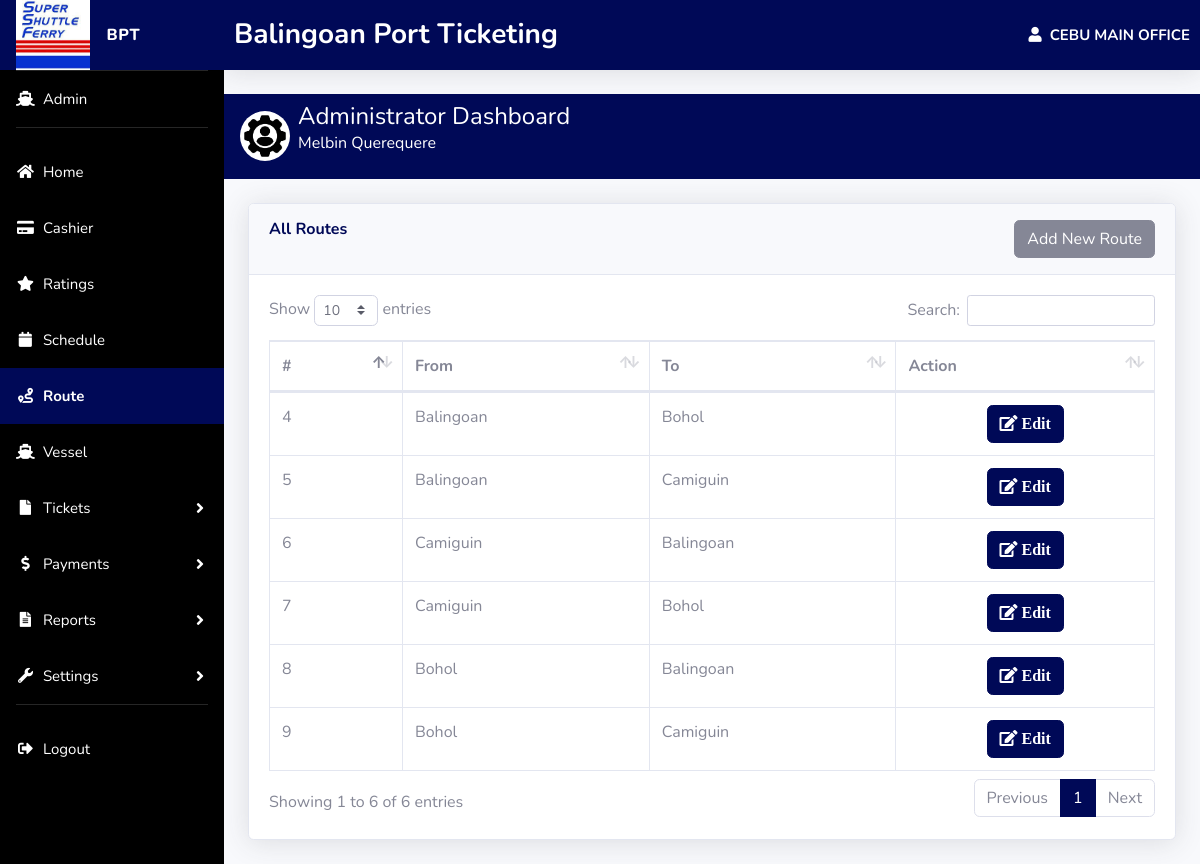
Screenshot of /admin/route.php (signed in) with the database file from the repository.
### tables this page shows
CREATE TABLE `systeminfo` (
  `systeminfo_id` int(10) NOT NULL,
  `systeminfo_name` varchar(100) NOT NULL,
  `systeminfo_shortname` varchar(100) NOT NULL,
  `systeminfo_icon` varchar(100) DEFAULT NULL
);

CREATE TABLE `routes` (
  `route_id` int(10) NOT NULL,
  `route_from` varchar(100) NOT NULL,
  `route_to` varchar(100) NOT NULL
);

CREATE TABLE `ports` (
  `port_id` int(10) NOT NULL,
  `port_name` varchar(100) NOT NULL,
  `port_location` varchar(100) NOT NULL,
  `port_status` int(1) NOT NULL DEFAULT 1
);

### admin/route.php (the view, shortened to what this page needs)
<?php
include '../connection/database.php';
$route_query = "SELECT r.route_id, r.route_from, r.route_to,
                       p_from.port_name AS from_port, p_to.port_name AS to_port
                FROM routes r
                JOIN ports p_from ON r.route_from = p_from.port_id
                JOIN ports p_to ON r.route_to = p_to.port_id";
$route_stmt = $conn->query($route_query);
$routes = $route_stmt->fetchAll(PDO::FETCH_ASSOC);
?>
<?php include 'header.php' ?>
<div class="container-fluid">
    <div class="card shadow mb-4">
        <div class="card-header py-3 d-flex justify-content-between">
            <h6 class="m-0 font-weight-bold text-primary">All Routes</h6>
            <a class="btn btn-secondary" data-toggle="modal" data-target="#addRoute"> Add New Route </a>
        </div>
        <div class="card-body">
            <div class="table-responsive">
                <table class="table table-bordered" id="dataTable" width="100%" cellspacing="0">
                    <thead>
                        <tr>
                            <th>#</th>
                            <th>From</th>
                            <th>To</th>
                            <th>Action</th>
                        </tr>
                    </thead>
                    <tbody>
                        <?php foreach ($routes as $route): ?>
                            <tr>
                                <td><?php echo $route['route_id']; ?></td>
                                <td><?php echo $route['from_port']; ?></td>
                                <td><?php echo $route['to_port']; ?></td>
                                <td class="text-center">
                                    <a href="#" class="btn btn-primary edit" data-toggle="modal" data-target="#editRoute"
                                        data-id="<?php echo $route['route_id']; ?>"
                                        data-from="<?php echo $route['route_from']; ?>"
                                        data-to="<?php echo $route['route_to']; ?>">
                                        <i class="fas fa-edit"> Edit</i>
                                    </a>
                                </td>
                            </tr>
                        <?php endforeach; ?>
                    </tbody>
                </table>
            </div>
        </div>
    </div>
</div>
<?php include 'footer.php' ?>

### admin/header.php (shortened to what this page needs)
<?php
$query = "SELECT * FROM `systeminfo` WHERE `systeminfo_id` = 1";
$stmt = $conn->prepare($query);
$stmt->execute();
$system_info = $stmt->fetch();
$systeminfo_name = $system_info['systeminfo_name'];
$systeminfo_shortname = $system_info['systeminfo_shortname'];
$systeminfo_icon = $system_info['systeminfo_icon'] ? $system_info['systeminfo_icon'] : 'default-logo.png';
?>
<!DOCTYPE html>
<html lang="en">
<head>
    <link href="assets/admin/vendor/fontawesome-free/css/all.min.css" rel="stylesheet" type="text/css">
    <link href="assets/admin/css/sb-admin-2.min.css" rel="stylesheet">
    <link href="assets/admin/vendor/datatables/dataTables.bootstrap4.min.css" rel="stylesheet">
    <link href="https://cdn.jsdelivr.net/npm/sweetalert2@11/dist/sweetalert2.min.css" rel="stylesheet">
</head>
<body id="page-top">
    <div id="wrapper">
        <ul class="navbar-nav sidebar sidebar-dark accordion" id="accordionSidebar" style="background:rgb(0, 0, 0); color: white !important;">
            <a class="sidebar-brand d-flex align-items-center justify-content-start" href="admin" style="background: #000957 ">
                <img class="img-profile" src="assets/system_image/<?php echo $systeminfo_icon; ?>" style="height: 70px; width: auto;">
                <div class="sidebar-brand-text mx-3" style="color: white !important"><?php echo $systeminfo_shortname; ?></div>
            </a>
            <hr class="sidebar-divider my-0">
            <li class="nav-item" id="">
                <a class="nav-link" href="dashboard.php">
                    <i class="fas fa-fw fa-ship"></i>
                    <span>Admin</span>
                </a>
            </li>
            <hr class="sidebar-divider">
            <li class="nav-item" id="nav-dashboard">
                <a class="nav-link" href="dashboard.php">
                    <i class="fas fa-fw fa-home"></i>
                    <span>Home</span>
                </a>
            </li>
            <li class="nav-item" id="nav-cashier">
                <a class="nav-link" href="cashier.php">
                    <i class="fas fa-fw fa-credit-card"></i>
                    <span>Cashier</span>
                </a>
            </li>
            <li class="nav-item" id="nav-rating">
                <a class="nav-link" href="ratings.php">
                    <i class="fas fa-fw fa-star"></i>
                    <span>Ratings</span>
                </a>
            </li>
            <li class="nav-item" id="nav-schedule">
                <a class="nav-link" href="schedule.php">
                    <i class="fas fa-fw fa-calendar"></i>
                    <span>Schedule</span>
                </a>
            </li>
            <li class="nav-item" id="nav-route">
                <a class="nav-link" href="route.php">
                    <i class="fa fa-fw fa-route"></i>
                    <span>Route</span>
                </a>
            </li>
            <li class="nav-item" id="nav-ship">
                <a class="nav-link" href="ship.php">
                    <i class="fas fa-fw fa-ship"></i>
                    <span>Vessel</span>
                </a>
            </li>
            <li class="nav-item" id="nav-tickets">
                <a class="nav-link collapsed" href="#" data-toggle="collapse" data-target="#collapseTickets" aria-expanded="false" aria-controls="collapseTickets">
                    <i class="fa fa-fw fa-file"></i>
                    <span>Tickets</span>
                </a>
            </li>
            <li class="nav-item" id="nav-payment">
                <a class="nav-link collapsed" href="#" data-toggle="collapse" data-target="#collapsePayments" aria-expanded="false" aria-controls="collapsePayments">
                    <i class="fa fa-fw fa-dollar-sign"></i>
                    <span>Payments</span>
                </a>
            </li>
            <li class="nav-item" id="nav-reports">
                <a class="nav-link collapsed" href="#" data-toggle="collapse" data-target="#collapsereports" aria-expanded="false" aria-controls="collapsereports">
                    <i class="fas fa-fw fa-file-alt"></i>
                    <span>Reports</span>
                </a>
            </li>
            <li class="nav-item" id="nav-settings">
                <a class="nav-link collapsed" href="#" data-toggle="collapse" data-target="#collapseUtilities" aria-expanded="false" aria-controls="collapseUtilities">
                    <i class="fas fa-fw fa-wrench"></i>
                    <span>Settings</span>
                </a>
            </li>
            <hr class="sidebar-divider d-none d-md-block">
            <li class="nav-item">
                <a class="nav-link" href="logout.php">
                    <i class="fa fa-fw fa-sign-out-alt"></i>
                    <span>Logout</span>
                </a>
            </li>
        </ul>
        <div id="content-wrapper" class="d-flex flex-column">
            <div id="content">
                <nav class="navbar navbar-expand navbar-light topbar mb-4 static-top shadow" style="background: #000957; padding: 10px;">
                    <div class="container-fluid d-flex justify-content-between align-items-center w-100">
                        <h3 class="text-white font-weight-bold m-0"><?php echo $systeminfo_name; ?></h3>
                        <h6 style="font-size: 15px" class="text-white font-weight-bold m-0"><i class="fas fa-user"></i>&nbsp; CEBU MAIN OFFICE</h6>
                    </div>
                </nav>
                <div class="d-sm-flex align-items-center justify-content-left p-2 mb-4" style="background: #000957 ">
                    <img class="img-profile mx-2 rounded-circle" src="assets/admin/img/system_dashboard.jpg" style="height: 50px; width: auto;">
                    <div class="d-flex flex-column justify-content-center">
                        <h1 class="h4 mb-0" style="color: white !important;">Administrator Dashboard</h1>
                        <p style="color: white !important;">Melbin Querequere</p>
                    </div>
                </div>

### admin/footer.php (shortened to what this page needs)
</div>
</div>
</div>
</body>
</html>

### admin/header.php (style rules this page uses)
.navbar-nav .active span, .navbar-nav .active i { color: white !important; }
.navbar-nav span, .navbar-nav i { color: white !important; font-size: 15px !important; }
.active { background: #000957; color: black !important; }
.sidebar-dark .nav-item .nav-link[data-toggle=collapse]::after { color: white; }

### rows the page displays
systeminfo: systeminfo_icon (picture), systeminfo_shortname "BPT", systeminfo_name "Balingoan Port Ticketing"
routes: route_id "4", ports.port_name "Balingoan", ports.port_name "Bohol"
routes: route_id "5", ports.port_name "Balingoan", ports.port_name "Camiguin"
routes: route_id "6", ports.port_name "Camiguin", ports.port_name "Balingoan"
routes: route_id "7", ports.port_name "Camiguin", ports.port_name "Bohol"
routes: route_id "8", ports.port_name "Bohol", ports.port_name "Balingoan"
routes: route_id "9", ports.port_name "Bohol", ports.port_name "Camiguin"
